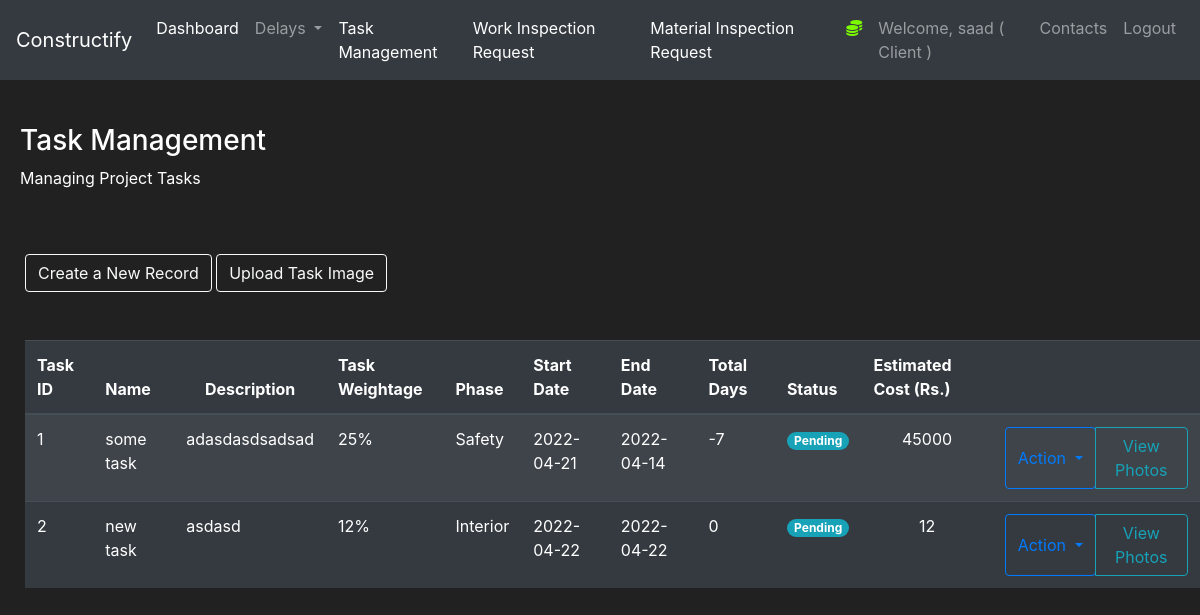
Page /Tasks (signed in) on the earlier database version.
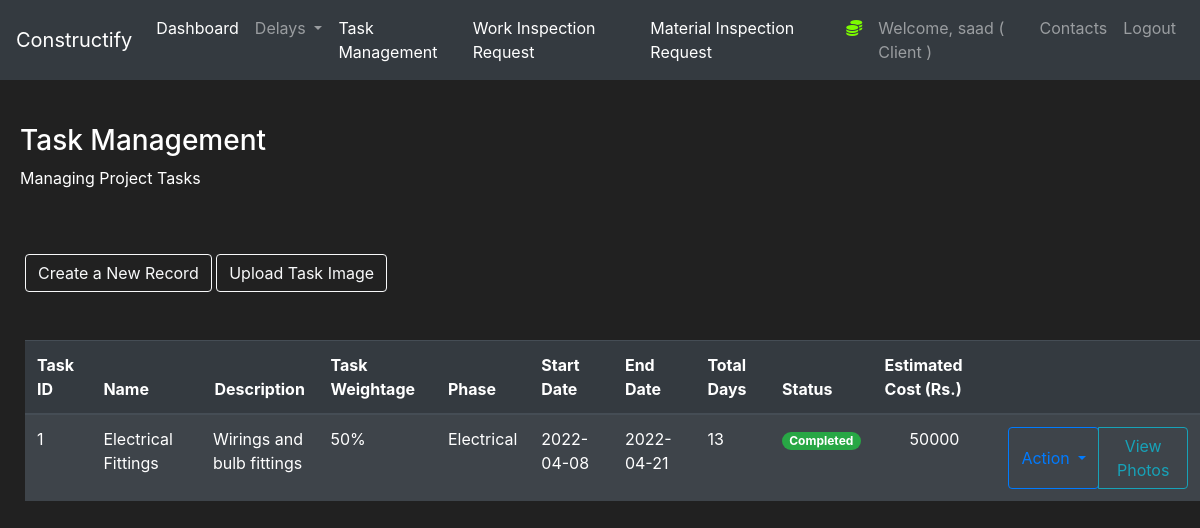
Same page on the later database version.
### construct/models.py (models this page shows, shortened)
class User(db.Model, UserMixin):
    id = db.Column(db.Integer(), nullable=False, primary_key=True)
    username = db.Column(db.String(length=30), nullable=False, unique=True)
    email_address = db.Column(db.String(length=50),
                              nullable=False, unique=True)
    password_hash = db.Column(db.String(length=50),
                              nullable=False, unique=True)
    role = db.Column(db.String(length=30), nullable=False, unique=False)
    contact_number = db.Column(db.String(length=30), nullable=False, unique=False)
    @property
    def password(self):
        return self.password

class Tasks(db.Model):
    id = db.Column(db.Integer(), nullable=False, primary_key=True)
    Name = db.Column(db.String(length=30), nullable=False)
    description = db.Column(db.String(length=30), nullable=False)
    phase = db.Column(db.String(length=30), nullable=False)
    Percentage = db.Column(db.Integer(), nullable=False)
    start_date = db.Column(db.String(length=30), nullable=False)
    end_date = db.Column(db.String(length=30), nullable=False)
    status = db.Column(db.String(length=30), nullable=True, default="Pending")
    total_estimated_cost = db.Column(db.String(length=30), nullable=False)
    total_days = db.Column(db.Integer(), nullable=False)

### construct/routes.py (the view, shortened to what this page needs)
@app.route("/Tasks", methods=['GET', 'POST'])
@login_required
def Taskpage():
    taskform = TaskForm()
    tasks = Tasks.query.all()
    pending_tasks= Tasks.query.filter(Tasks.status == "Pending").count()
    completed_tasks= Tasks.query.filter(Tasks.status == "Completed").count()
    inprogress_tasks= Tasks.query.filter(Tasks.status == "In Progress").count()
    data = {'Task' : 'Status', 'Pending' : pending_tasks, 'In Progress' : inprogress_tasks, 'Completed' : completed_tasks}
    if request.method == "GET":
        return render_template('Tasks.html', tasks=tasks, taskform=taskform, inprogress_tasks=inprogress_tasks,completed_tasks=completed_tasks, pending_tasks=pending_tasks, data=data)

### construct/models.py (called while the page is built)
@login_manager.user_loader
def load_user(user_id):
    return User.query.get(int(user_id))

### construct/templates/Tasks.html (shortened to what this page needs)
{% extends 'base.html' %}
{% block content%}
<div style="margin-top:20px;margin-left:20px">
    <h3>Task Management</h3>
    <p>Managing Project Tasks</p>
</div>
<div class="row" style="margin-top:20px;margin-left:10px">
    <div class="col-12">
        <br>
        <button type="button" class="btn btn-outline-light" data-toggle="modal" data-target="#TaskModal"
            data-whatever="@mdo">Create a New Record</button>
            <button type="button" class="btn btn-outline-light" data-toggle="modal" data-target="#ImageUploadModal"
            data-whatever="@mdo">Upload Task Image</button>
        <br><br><br>
        <table class="table table-striped table-dark">
            <thead>
                <tr>
                    <th scope="col">Task ID</th>
                    <th scope="col">Name</th>
                    <th width="10% scope=" col">
                        <center>Description</center>
                    </th>
                    <th width="10% scope=" col">Task Weightage</th>
                    <th scope="col">Phase</th>
                    <th scope="col">Start Date</th>
                    <th scope="col">End Date</th>
                    <th scope="col">Total Days</th>
                    <th scope="col">Status</th>
                    <th scope="col">Estimated Cost (Rs.)</th>
                    <th scope="col"></th>
                </tr>
            </thead>
            <tbody>
                {% for task in tasks %}
                <tr>
                    <td>{{task.id}}</td>
                    <td>{{task.Name}}</td>
                    <td width="5%">{{task.description}}</td>
                    <td width="5%">{{task.Percentage}}%</td>
                    <td>{{task.phase}}</td>
                    <td>{{task.start_date}}</td>
                    <td>{{task.end_date}}</td>
                    <td>{{task.total_days}}</td>
                    {% if 'Pending' in task.status %}
                    <td><span class="badge badge-pill badge-info">{{task.status}}</span></td>
                    {% endif %}
                    {% if 'Completed' in task.status %}
                    <td><span class="badge badge-pill badge-success">{{task.status}}</span></td>
                    {% endif %}
                    <td>
                        <center>{{task.total_estimated_cost}}</center>
                    </td>
                    <td>
                        <div class="btn-group">
                            <button type="button" class="btn btn-outline-primary dropdown-toggle" data-toggle="dropdown"
                                aria-haspopup="true" aria-expanded="false">
                                Action
                            </button>
                                <a class="btn btn-outline-info" href="{{url_for('ImageGallery',id=task.id)}}" role="button" target="_blank">View Photos</a>
                        </div>
                    </td>
                </tr>
                {% endfor %}
            </tbody>
        </table>
    </div>
</div>
</div>
{% endblock %}

### construct/templates/base.html (shortened to what this page needs)
<!doctype html>
<html lang="en">
<head>
    <link rel="stylesheet" type="text/css" href="https://stackpath.bootstrapcdn.com/bootstrap/4.2.1/css/bootstrap.min.css">
</head>
<body>
    <div id="content">
        <nav class="navbar navbar-expand-md navbar-dark bg-dark">
            <a class="navbar-brand" href="#">Constructify</a>
            <div class="collapse navbar-collapse" id="navbarNav">
                <ul class="navbar-nav mr-auto">
                    <li class="nav-item active">
                        <a class="nav-link" href="{{url_for('homepage')}}">Dashboard </a>
                    </li>
                    <li class="nav-item dropdown">
                        <a class="nav-link dropdown-toggle" href="{{url_for('delaypage')}}" id="navbarDropdown"
                            role="button" data-toggle="dropdown" aria-haspopup="true" aria-expanded="false">
                            Delays
                        </a>
                    </li>
                    <li class="nav-item active">
                        <a class="nav-link" href="{{url_for('Taskpage')}}">Task Management </a>
                    </li>
                    <li class="nav-item active">
                        <a class="nav-link" href="{{url_for('wir_page')}}">Work Inspection Request</a>
                    </li>
                    <li class="nav-item active">
                        <a class="nav-link" href="{{url_for('material_inspection_page')}}">Material Inspection Request</a>
                    </li>
                </ul>
                {% if current_user.is_authenticated %}
                <ul class="navbar-nav">
                    <li class="nav-item">
                    <li class="nav-item">
                        <a class="nav-link" style="color: lawngreen; font-weight:bold">
                            <i class="fas fa-coins"></i>
                        </a>
                    </li>
                    <a class="nav-link">Welcome, {{ current_user.username }} ( {{ current_user.role  }}  )</a>
                    </li>
                    {% if current_user.role == 'Client' %}
                    <li class="nav-item">
                        <a class="nav-link" href="{{url_for('Contactspage')}}">Contacts</a>
                    </li>
                    {% endif %}
                    <li class="nav-item">
                        <a class="nav-link" href="{{url_for('logout_page')}}">Logout</a>
                    </li>
                    {% endif %}
            </div>
        </nav>
        <br>
        {% block content%}
        {% endblock %}
</body>
</html>

### construct/templates/base.html (style rules this page uses)
body { background-color: #212121; color: white }

Differences in the rows shown:
removed Tasks: id "2", Name "new task", description "asdasd", Percentage "12", phase "Interior", start_date "2022-04-22", end_date "2022-04-22", total_days "0", status "Pending", total_estimated_cost "12"
changed Tasks id 1: Name "some task" → "Electrical Fittings"; description "adasdasdsadsad" → "Wirings and bulb fittings"; Percentage "25" → "50"; phase "Safety" → "Electrical"; start_date "2022-04-21" → "2022-04-08"; end_date "2022-04-14" → "2022-04-21"; total_days "-7" → "13"; total_estimated_cost "45000" → "50000"; status "Pending" → "Completed"
